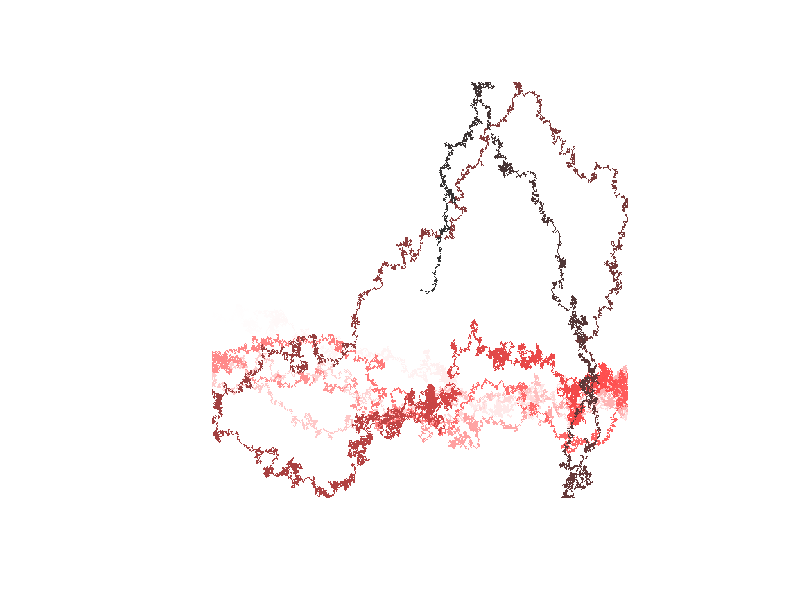

Here is the R script that generated this plot:
# Matrix size and number of loops
size <- 600 # This was the maximum size I could get, before the pixel got "too lost".
loops <- 1

# Consequence
m <- matrix(rep(0, size^2), nrow=size)
mt <- matrix(rep(0, size^2), nrow=size)
m[(size/2), (size/2)] <- 1 # Set precipitation particle
columns <- ncol(m)
rows <- nrow(m)

# S T A R T (create bud, move around, calculate probability of next steps and move until reach the center)

for(i in 1:loops){
  # First bud
  random <- sample(1:(size^2-(size-2)^2), 1)
  # Trace i,j from bud
  if(random <= size){
    atual_i = 1
    atual_j = random
  } else {
    if(random < 2*size){
      atual_i = random - size + 1
      atual_j = size
    } else {
      if(random < (3*size - 1)){
        atual_i = size
        atual_j = size*3 - random - 1
      } else {
        atual_i = size*4 - random - 2
        atual_j = 1
      }
    }
  }
  
  # Path (auxiliary matrix)
  mt[atual_i, atual_j] <- 1
  
  # Set/Reset probabilities
  updown <- c(1,1,1)
  riglef <- c(1,1,1)
  color_rep <- 0
  repeat{

    # Up or down
    sample_i <- sample(c(-1,0,1), 1, prob = updown)
    # Right or left
    sample_j <- sample(c(-1,0,1), 1, prob = riglef)
    # Repeat if out of bounds
    if((atual_i + sample_i) %in% 1:size == F){
      updown[sample_i+2] <- updown[sample_i+2]*0.99
      next
    }
    if((atual_j + sample_j) %in% 1:size == F){
      riglef[sample_j+2] <- riglef[sample_j+2]*0.99
      next
    }

    # Move randomly
    atual_i <- atual_i + sample_i
    atual_j <- atual_j + sample_j
    
    color_rep <- color_rep + 1
    mt[atual_i, atual_j] <- color_rep
    
    # Mark spot if got to the center, or if got next to previously taken cell
    if(all(atual_i != 1, atual_i != size, atual_j != 1, atual_j != size)){
      if(any(m[(atual_i-1):(atual_i+1), (atual_j-1):(atual_j+1)]==1)) {
        m[atual_i, atual_j] <- 1
        break
      }
    }
  }
}

# Print
# colfunc <- colorRampPalette(c("azure3", "midnightblue", rgb(0.5,0,0,0.8)), alpha=TRUE, bias = 1)
 colfunc <- colorRampPalette(c(rgb(1,1,1,0.4), rgb(1,0,0,0.7), rgb(0,0,0,0.8)), alpha=TRUE, bias = 1)
image(t(apply(mt, 2, rev)), asp = 1, axes=FALSE, col = colfunc(2000))



